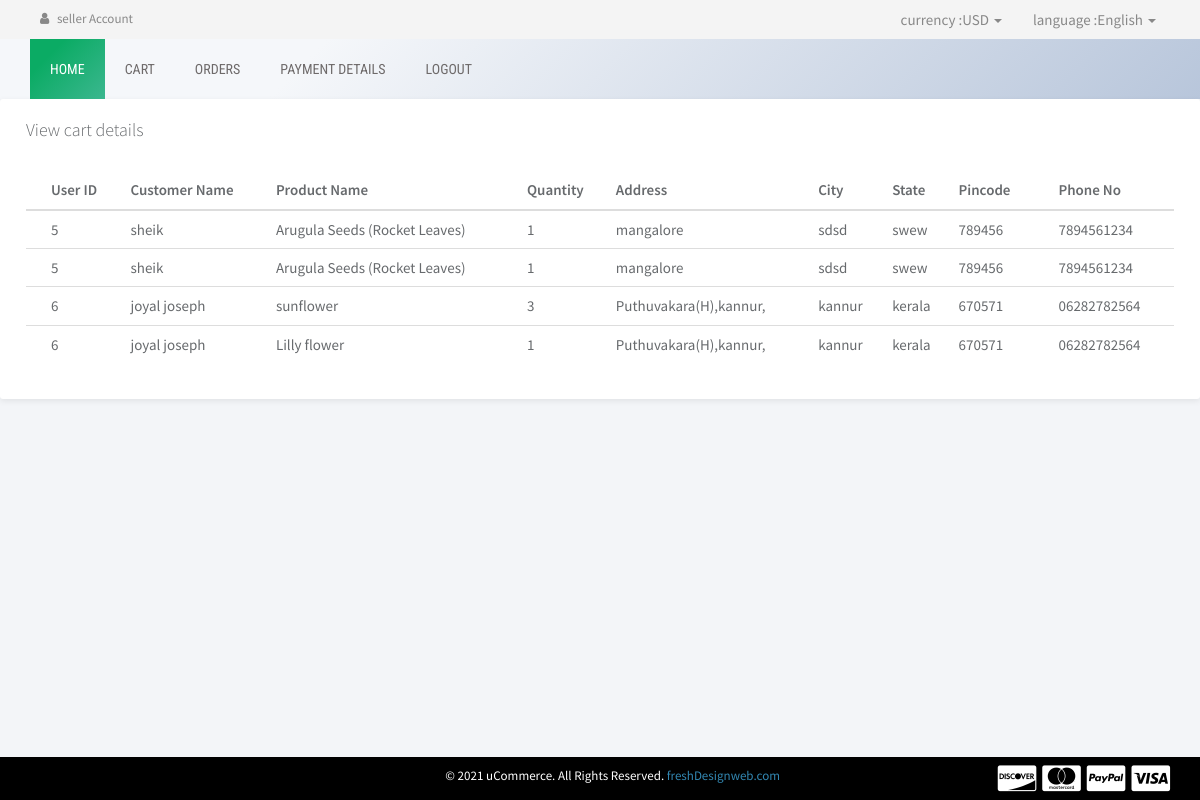
The app's page /user/order.php (signed in) with its own data.
### tables this page shows
CREATE TABLE `cart` (
  `c_id` int(11) NOT NULL,
  `sa_id` int(11) NOT NULL,
  `bk_id` int(100) NOT NULL,
  `u_id` int(100) NOT NULL,
  `quantity` int(100) NOT NULL,
  `title` varchar(100) NOT NULL,
  `image` varchar(1000) NOT NULL
);

CREATE TABLE `ordercheckout` (
  `or_id` int(11) NOT NULL,
  `u_id` int(100) NOT NULL,
  `name` varchar(100) NOT NULL,
  `email` varchar(100) NOT NULL,
  `phone` varchar(100) NOT NULL,
  `address` varchar(1000) NOT NULL,
  `city` varchar(100) NOT NULL,
  `state` varchar(100) NOT NULL,
  `pin` int(100) NOT NULL,
  `paymode` varchar(100) NOT NULL,
  `cardname` varchar(100) NOT NULL,
  `cardno` varchar(100) NOT NULL,
  `cvv` varchar(100) NOT NULL,
  `tamount` int(100) NOT NULL,
  `expm` varchar(100) NOT NULL,
  `expy` varchar(100) NOT NULL
);

### app/Main.php (called while the page is built, shortened)
<?php
class Main {
    public function __construct(){
        try{
            $this->conn = new PDO(DB_TYPE.":host=".DB_SERVER.";dbname=".DB_DATABASE, DB_USER, DB_PASSWORD);
        }
        catch (PDOException $e){
            echo '<h3>Database Not Connected</h3>','<p>Please Check database connection before running this site ...</p>'; exit;
        }
    }
}

### app/Admin.php (called while the page is built, shortened)
<?php
class Admin extends Main
{
	public function ret($stmt){
		$stmt = $this->conn->prepare($stmt);
		$stmt->execute();
		return $stmt;
	}
}
?>

### user/order.php (the view, shortened to what this page needs)
<?php
$admin = new Admin();
?>
<!DOCTYPE html>
<html lang="en">
  <head>
    <link rel="stylesheet" href="css/bootstrap.min.css">
    <link rel="stylesheet" href="css/font-awesome.min.css">
    <link rel="stylesheet" href="css/owl.carousel.css">
    <link rel="stylesheet" href="style.css">
    <link rel="stylesheet" href="css/responsive.css">
    <link rel="stylesheet" href="assets/vendor/bootstrap/css/bootstrap.min.css">
    <link rel="stylesheet" href="assets/vendor/font-awesome/css/font-awesome.min.css">
    <link rel="stylesheet" href="assets/vendor/linearicons/style.css">
    <link rel="stylesheet" href="assets/vendor/chartist/css/chartist-custom.css">
    <link rel="stylesheet" href="assets/css/main.css">
    <link rel="stylesheet" href="assets/css/demo.css">
  </head>
  <body>
 <div class="header-area">
        <div class="container">
            <div class="row">
                <div class="col-md-8">
                    <div class="user-menu">
                        <ul>
                            <li><a href="firstsellerpage.php"><i class="fa fa-user"></i> seller Account</a></li>
                        </ul>
                    </div>
                </div>
                <div class="col-md-4">
                    <div class="header-right">
                        <ul class="list-unstyled list-inline">
                            <li class="dropdown dropdown-small">
                                <a data-toggle="dropdown" data-hover="dropdown" class="dropdown-toggle" href="#"><span class="key">currency :</span><span class="value">USD </span><b class="caret"></b></a>
                            </li>
                            <li class="dropdown dropdown-small">
                                <a data-toggle="dropdown" data-hover="dropdown" class="dropdown-toggle" href="#"><span class="key">language :</span><span class="value">English </span><b class="caret"></b></a>
                            </li>
                        </ul>
                    </div>
                </div>
            </div>
        </div>
    </div>
<div class="mainmenu-area">
        <div class="container">
            <div class="row">
                <div class="navbar-collapse collapse">
                    <ul class="nav navbar-nav">
                        <li class="active"><a href="firstsellerpage.php">Home</a></li>
                        <li><a href="firstsellercpage.php">Cart</a></li>
                        <li><a href="order.php">Orders</a></li>
                        <li><a href="firstsellerppage.php">payment details</a></li>
                        <li><a href="slogout.php">Logout</a></li>
                    </ul>
                </div>
            </div>
        </div>
    </div>
<div class="panel">
                <div class="panel-heading">
                  <h3 class="panel-title">View cart details</h3>
                </div>
                <div class="panel-body">
                  <table class="table table-hover table-dark">
                    <thead>
                      <tr>
                        <th>User ID</th>
                        <th>Customer Name</th>
                        <th>Product Name</th>
                        <th>Quantity</th>
                        <th>Address</th>
                        <th>City</th>
                        <th>State</th>
                        <th>Pincode</th>
                        <th>Phone No</th>
                      </tr>
                    </thead>
                    <tbody>
                      <?php
                                   $stmtss=$admin -> ret("SELECT * FROM `cart`,`ordercheckout` WHERE `cart`.`u_id`=`ordercheckout`.`u_id`");
                                   while($rowss=$stmtss->fetch(PDO::FETCH_ASSOC))
                                   {
                                         ?>
                      <tr>
                          <td><?= $rowss['u_id']; ?></td>
                          <td><?= $rowss['name']; ?></td>
                           <td><?= $rowss['title']; ?></td>
                          <td><?= $rowss['quantity']; ?></td>
                           <td><?= $rowss['address']; ?></td>
                           <td><?= $rowss['city']; ?></td>
                          <td><?= $rowss['state']; ?></td>
                          <td><?= $rowss['pin']; ?></td>
                          <td><?= $rowss['phone']; ?></td>
                      </tr>
                    <?php } ?>
                    </tbody>
                  </table>
                </div>
              </div>
    <div class="footer">
        <div class="container">
            <div class="row">
                <div class="col-md-8">
                    <div class="copyright">
                        <p>&copy; 2021 uCommerce. All Rights Reserved. <a href="http://www.freshdesignweb.com" target="_blank">freshDesignweb.com</a></p>
                    </div>
                </div>
                <div class="col-md-4">
                    <div class="footer-card-icon">
                        <i class="fa fa-cc-discover"></i>
                        <i class="fa fa-cc-mastercard"></i>
                        <i class="fa fa-cc-paypal"></i>
                        <i class="fa fa-cc-visa"></i>
                    </div>
                </div>
            </div>
        </div>
    </div>
  </body>
</html>

### user/style.css (style rules this page uses)
h1, h2, h3, h4, h5, h6 { margin: 0 0 15px; }
body { font-family:Arial, Helvetica, sans-serif; }
.header-area { background: none repeat scroll 0 0 #f4f4f4; }
.header-area a { color: #888; }
.user-menu ul { list-style: outside none none; margin: 0; padding: 0; }
.user-menu li { display: inline-block; }
.user-menu li a { display: block; font-size: 13px; margin-right: 5px; padding: 10px; }
.user-menu li a i.fa { margin-right: 5px; }
.header-right ul.list-inline { margin: 0; text-align: right; }
.header-right ul.list-inline li a { display: block; padding: 9px; }
.mainmenu-area { background-color: #b8c6db; background-image: linear-gradient(315deg, #b8c6db 0%, #f5f7fa 74%); font-family: "Roboto Condensed",sans-serif; text-transform: uppercase; width: 100%; z-index: 999; }
.mainmenu-area ul.navbar-nav li a { color: #6e6a6a; font-size: 14px; padding: 20px; }
.mainmenu-area ul.navbar-nav li:hover a, .mainmenu-area ul.navbar-nav li.active a { background-color: #3bb78f; background-image: linear-gradient(315deg, #3bb78f 0%, #0bab64 74%); color:#FFF; }
a { color: #5a88ca }
.footer-card-icon { font-size: 30px; text-align: right; }
.copyright > p { margin: 10px 0 0; }

### admin/assets/css/main.css (style rules this page uses)
html { position: relative; min-height: 100%; }
body { background-color: #F3F5F8; font-family: "Source Sans Pro", sans-serif; font-size: 15px; color: #676a6d; }
a { color: #3287B2; }
th { font-weight: 600; }
.copyright { margin-bottom: 0; text-align: right; font-size: 13px; }
.navbar-nav > li > a { padding: 28px 20px; }
.panel { -webkit-border-radius: 3px; -moz-border-radius: 3px; border-radius: 3px; -moz-box-shadow: 0 2px 6px rgba(0, 0, 0, 0.08); -webkit-box-shadow: 0 2px 6px rgba(0, 0, 0, 0.08); box-shadow: 0 2px 6px rgba(0, 0, 0, 0.08); background-color: #fff; margin-bottom: 30px; }
.panel .panel-heading, .panel .panel-body, .panel .panel-footer { padding-left: 25px; padding-right: 25px; }
.panel .panel-heading { padding-top: 20px; padding-bottom: 20px; position: relative; }
.panel .panel-heading .panel-title { margin: 0; font-size: 18px; font-weight: 300; }
.panel .panel-body { padding-top: 10px; padding-bottom: 15px; }
.panel .table > thead > tr > td:first-child, .panel .table > thead > tr > th:first-child, .panel .table > tbody > tr > td:first-child, .panel .table > tbody > tr > th:first-child, .panel .table > tfoot > tr > td:first-child, .panel .table > tfoot > tr > th:first-child { padding-left: 25px; }
.panel .table > thead > tr > td:last-child, .panel .table > thead > tr > th:last-child, .panel .table > tbody > tr > td:last-child, .panel .table > tbody > tr > th:last-child, .panel .table > tfoot > tr > td:last-child, .panel .table > tfoot > tr > th:last-child { padding-left: 25px; }

### user/order.php (style rules this page uses)
.footer { position: fixed; left: 0; bottom: 0; width: 100%; background-color: black; color: white; text-align: center; }

### records on screen
cart: ordercheckout.u_id "5", ordercheckout.name "sheik", title "Arugula Seeds (Rocket Leaves)", quantity "1", ordercheckout.address "mangalore", ordercheckout.city "sdsd", ordercheckout.state "swew", ordercheckout.pin "789456", ordercheckout.phone "7894561234"
cart: ordercheckout.u_id "6", ordercheckout.name "joyal joseph", title "sunflower", quantity "3", ordercheckout.address "Puthuvakara(H),kannur,", ordercheckout.city "kannur", ordercheckout.state "kerala", ordercheckout.pin "670571", ordercheckout.phone "06282782564"
cart: ordercheckout.u_id "6", ordercheckout.name "joyal joseph", title "Lilly flower", quantity "1", ordercheckout.address "Puthuvakara(H),kannur,", ordercheckout.city "kannur", ordercheckout.state "kerala", ordercheckout.pin "670571", ordercheckout.phone "06282782564"
